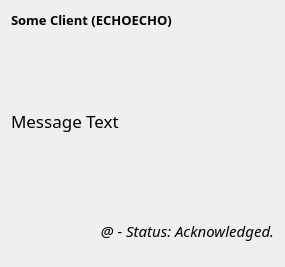
<?xml version="1.0" encoding="UTF-8"?>
<ui version="4.0">
 <class>TextChatWidgetItem</class>
 <widget class="QWidget" name="TextChatWidgetItem">
  <property name="geometry">
   <rect>
    <x>0</x>
    <y>0</y>
    <width>285</width>
    <height>267</height>
   </rect>
  </property>
  <property name="sizePolicy">
   <sizepolicy hsizetype="Expanding" vsizetype="Preferred">
    <horstretch>0</horstretch>
    <verstretch>0</verstretch>
   </sizepolicy>
  </property>
  <property name="windowTitle">
   <string>Form</string>
  </property>
  <property name="autoFillBackground">
   <bool>false</bool>
  </property>
  <property name="styleSheet">
   <string notr="true"/>
  </property>
  <layout class="QVBoxLayout" name="verticalLayout">
   <property name="spacing">
    <number>0</number>
   </property>
   <item>
    <widget class="QLabel" name="lblFrom">
     <property name="sizePolicy">
      <sizepolicy hsizetype="Preferred" vsizetype="Minimum">
       <horstretch>0</horstretch>
       <verstretch>0</verstretch>
      </sizepolicy>
     </property>
     <property name="font">
      <font>
       <family>Source Sans Pro</family>
       <pointsize>10</pointsize>
       <weight>75</weight>
       <bold>true</bold>
       <stylestrategy>PreferAntialias</stylestrategy>
      </font>
     </property>
     <property name="styleSheet">
      <string notr="true">border-top-right-radius:5px;
border-top-left-radius:5px;</string>
     </property>
     <property name="text">
      <string>Some Client (ECHOECHO)</string>
     </property>
     <property name="alignment">
      <set>Qt::AlignLeading|Qt::AlignLeft|Qt::AlignTop</set>
     </property>
     <property name="wordWrap">
      <bool>true</bool>
     </property>
     <property name="textInteractionFlags">
      <set>Qt::NoTextInteraction</set>
     </property>
    </widget>
   </item>
   <item>
    <widget class="QLabel" name="lblMessageText">
     <property name="sizePolicy">
      <sizepolicy hsizetype="Expanding" vsizetype="Minimum">
       <horstretch>0</horstretch>
       <verstretch>0</verstretch>
      </sizepolicy>
     </property>
     <property name="font">
      <font>
       <family>Source Sans Pro</family>
       <pointsize>13</pointsize>
       <stylestrategy>PreferAntialias</stylestrategy>
      </font>
     </property>
     <property name="text">
      <string notr="true">Message Text</string>
     </property>
     <property name="alignment">
      <set>Qt::AlignLeading|Qt::AlignLeft|Qt::AlignTop</set>
     </property>
     <property name="wordWrap">
      <bool>true</bool>
     </property>
     <property name="openExternalLinks">
      <bool>true</bool>
     </property>
     <property name="textInteractionFlags">
      <set>Qt::LinksAccessibleByMouse|Qt::TextSelectableByKeyboard|Qt::TextSelectableByMouse</set>
     </property>
    </widget>
   </item>
   <item>
    <widget class="QLabel" name="lblTimeAndStatus">
     <property name="sizePolicy">
      <sizepolicy hsizetype="Expanding" vsizetype="Minimum">
       <horstretch>0</horstretch>
       <verstretch>0</verstretch>
      </sizepolicy>
     </property>
     <property name="maximumSize">
      <size>
       <width>16777215</width>
       <height>50</height>
      </size>
     </property>
     <property name="font">
      <font>
       <family>Source Sans Pro</family>
       <pointsize>11</pointsize>
       <italic>true</italic>
       <stylestrategy>PreferAntialias</stylestrategy>
      </font>
     </property>
     <property name="styleSheet">
      <string notr="true">border-bottom-right-radius:5px;
border-bottom-left-radius:5px;</string>
     </property>
     <property name="text">
      <string>@ - Status: Acknowledged.</string>
     </property>
     <property name="alignment">
      <set>Qt::AlignRight|Qt::AlignTrailing|Qt::AlignVCenter</set>
     </property>
     <property name="wordWrap">
      <bool>true</bool>
     </property>
     <property name="textInteractionFlags">
      <set>Qt::NoTextInteraction</set>
     </property>
    </widget>
   </item>
  </layout>
 </widget>
 <resources/>
 <connections/>
</ui>
